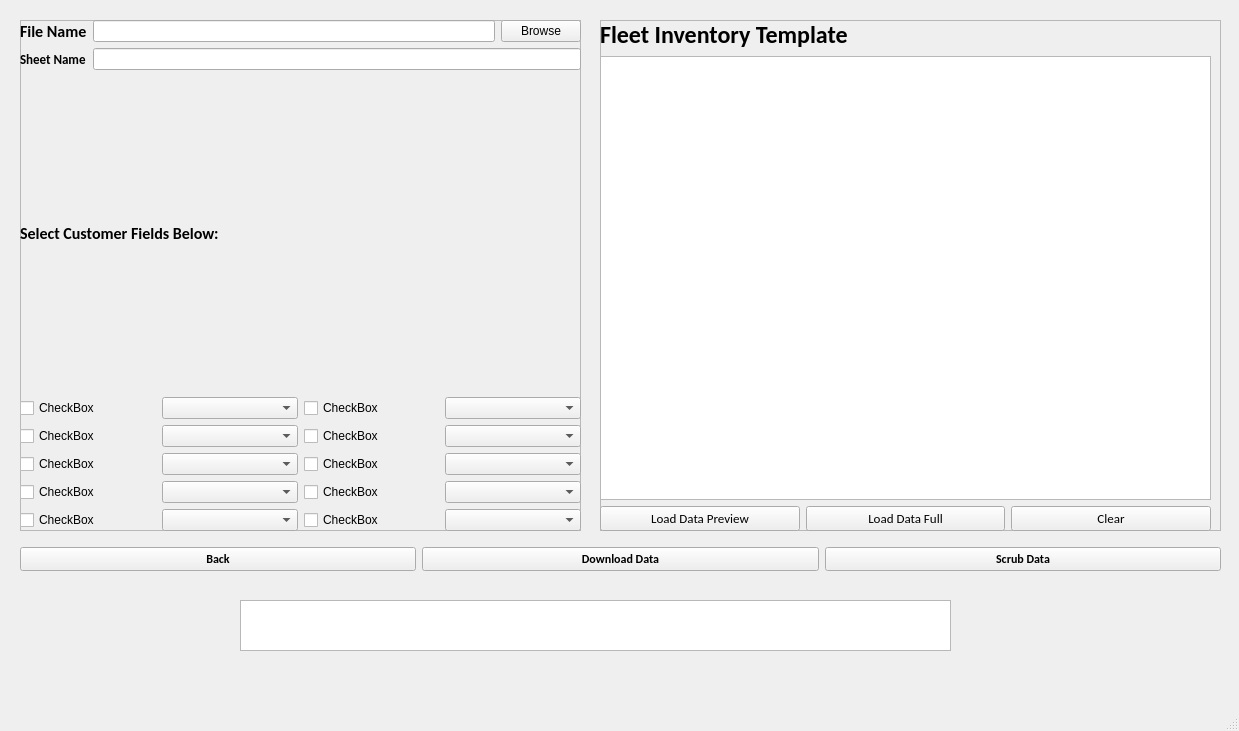
<?xml version="1.0" encoding="UTF-8"?>
<ui version="4.0">
 <class>MainWindow</class>
 <widget class="QMainWindow" name="MainWindow">
  <property name="geometry">
   <rect>
    <x>0</x>
    <y>0</y>
    <width>1239</width>
    <height>731</height>
   </rect>
  </property>
  <property name="windowTitle">
   <string>MainWindow</string>
  </property>
  <widget class="QWidget" name="centralwidget">
   <widget class="QFrame" name="frame_5">
    <property name="geometry">
     <rect>
      <x>600</x>
      <y>20</y>
      <width>621</width>
      <height>511</height>
     </rect>
    </property>
    <property name="frameShape">
     <enum>QFrame::StyledPanel</enum>
    </property>
    <property name="frameShadow">
     <enum>QFrame::Raised</enum>
    </property>
    <widget class="QWidget" name="">
     <property name="geometry">
      <rect>
       <x>0</x>
       <y>0</y>
       <width>611</width>
       <height>511</height>
      </rect>
     </property>
     <layout class="QGridLayout" name="gridLayout_7">
      <item row="0" column="0">
       <widget class="QLabel" name="label_3">
        <property name="font">
         <font>
          <family>Calibri</family>
          <pointsize>18</pointsize>
          <weight>75</weight>
          <bold>true</bold>
         </font>
        </property>
        <property name="text">
         <string>Fleet Inventory Template</string>
        </property>
       </widget>
      </item>
      <item row="1" column="0">
       <widget class="QTableView" name="tableView_6">
        <property name="alternatingRowColors">
         <bool>true</bool>
        </property>
       </widget>
      </item>
      <item row="2" column="0">
       <layout class="QHBoxLayout" name="horizontalLayout_13">
        <item>
         <widget class="QPushButton" name="pushButton_16">
          <property name="font">
           <font>
            <family>Calibri</family>
            <pointsize>10</pointsize>
           </font>
          </property>
          <property name="text">
           <string>Load Data Preview</string>
          </property>
         </widget>
        </item>
        <item>
         <widget class="QPushButton" name="pushButton_17">
          <property name="font">
           <font>
            <family>Calibri</family>
            <pointsize>10</pointsize>
           </font>
          </property>
          <property name="text">
           <string>Load Data Full</string>
          </property>
         </widget>
        </item>
        <item>
         <widget class="QPushButton" name="backButton_9">
          <property name="font">
           <font>
            <family>Calibri</family>
            <pointsize>10</pointsize>
           </font>
          </property>
          <property name="text">
           <string>Clear</string>
          </property>
         </widget>
        </item>
       </layout>
      </item>
     </layout>
    </widget>
   </widget>
   <widget class="QFrame" name="frame_6">
    <property name="geometry">
     <rect>
      <x>20</x>
      <y>20</y>
      <width>561</width>
      <height>511</height>
     </rect>
    </property>
    <property name="frameShape">
     <enum>QFrame::StyledPanel</enum>
    </property>
    <property name="frameShadow">
     <enum>QFrame::Raised</enum>
    </property>
    <widget class="QWidget" name="">
     <property name="geometry">
      <rect>
       <x>0</x>
       <y>0</y>
       <width>561</width>
       <height>511</height>
      </rect>
     </property>
     <layout class="QGridLayout" name="gridLayout_6">
      <item row="0" column="0">
       <layout class="QGridLayout" name="gridLayout_3">
        <item row="0" column="0">
         <widget class="QLabel" name="label_9">
          <property name="font">
           <font>
            <family>Calibri</family>
            <pointsize>12</pointsize>
            <weight>75</weight>
            <bold>true</bold>
           </font>
          </property>
          <property name="text">
           <string>File Name</string>
          </property>
         </widget>
        </item>
        <item row="0" column="1">
         <widget class="QLineEdit" name="lineEdit_4"/>
        </item>
        <item row="0" column="2">
         <widget class="QPushButton" name="browseButton_3">
          <property name="text">
           <string>Browse</string>
          </property>
         </widget>
        </item>
        <item row="1" column="0">
         <widget class="QLabel" name="label_10">
          <property name="font">
           <font>
            <family>Calibri</family>
            <pointsize>10</pointsize>
            <weight>75</weight>
            <bold>true</bold>
           </font>
          </property>
          <property name="text">
           <string>Sheet Name</string>
          </property>
         </widget>
        </item>
        <item row="1" column="1" colspan="2">
         <widget class="QLineEdit" name="sheetNamelineEdit_3">
          <property name="text">
           <string/>
          </property>
         </widget>
        </item>
       </layout>
      </item>
      <item row="1" column="0">
       <widget class="QLabel" name="label">
        <property name="font">
         <font>
          <family>Calibri</family>
          <pointsize>12</pointsize>
          <weight>75</weight>
          <bold>true</bold>
         </font>
        </property>
        <property name="text">
         <string>Select Customer Fields Below:</string>
        </property>
       </widget>
      </item>
      <item row="2" column="0">
       <layout class="QGridLayout" name="gridLayout_5">
        <item row="0" column="0">
         <widget class="QCheckBox" name="checkBox">
          <property name="text">
           <string>CheckBox</string>
          </property>
         </widget>
        </item>
        <item row="0" column="1">
         <widget class="QComboBox" name="comboBox"/>
        </item>
        <item row="0" column="2">
         <widget class="QCheckBox" name="checkBox_2">
          <property name="text">
           <string>CheckBox</string>
          </property>
         </widget>
        </item>
        <item row="0" column="3">
         <widget class="QComboBox" name="comboBox_4"/>
        </item>
        <item row="1" column="0">
         <widget class="QCheckBox" name="checkBox_4">
          <property name="text">
           <string>CheckBox</string>
          </property>
         </widget>
        </item>
        <item row="1" column="1">
         <widget class="QComboBox" name="comboBox_2"/>
        </item>
        <item row="1" column="2">
         <widget class="QCheckBox" name="checkBox_5">
          <property name="text">
           <string>CheckBox</string>
          </property>
         </widget>
        </item>
        <item row="1" column="3">
         <widget class="QComboBox" name="comboBox_5"/>
        </item>
        <item row="2" column="0">
         <widget class="QCheckBox" name="checkBox_7">
          <property name="text">
           <string>CheckBox</string>
          </property>
         </widget>
        </item>
        <item row="2" column="1">
         <widget class="QComboBox" name="comboBox_3"/>
        </item>
        <item row="2" column="2">
         <widget class="QCheckBox" name="checkBox_8">
          <property name="text">
           <string>CheckBox</string>
          </property>
         </widget>
        </item>
        <item row="2" column="3">
         <widget class="QComboBox" name="comboBox_6"/>
        </item>
        <item row="3" column="0">
         <widget class="QCheckBox" name="checkBox_13">
          <property name="text">
           <string>CheckBox</string>
          </property>
         </widget>
        </item>
        <item row="3" column="1">
         <widget class="QComboBox" name="comboBox_13"/>
        </item>
        <item row="3" column="2">
         <widget class="QCheckBox" name="checkBox_14">
          <property name="text">
           <string>CheckBox</string>
          </property>
         </widget>
        </item>
        <item row="3" column="3">
         <widget class="QComboBox" name="comboBox_14"/>
        </item>
        <item row="4" column="0">
         <widget class="QCheckBox" name="checkBox_15">
          <property name="text">
           <string>CheckBox</string>
          </property>
         </widget>
        </item>
        <item row="4" column="1">
         <widget class="QComboBox" name="comboBox_15"/>
        </item>
        <item row="4" column="2">
         <widget class="QCheckBox" name="checkBox_16">
          <property name="text">
           <string>CheckBox</string>
          </property>
         </widget>
        </item>
        <item row="4" column="3">
         <widget class="QComboBox" name="comboBox_16"/>
        </item>
       </layout>
      </item>
     </layout>
    </widget>
   </widget>
   <widget class="QTextBrowser" name="textBrowser">
    <property name="geometry">
     <rect>
      <x>240</x>
      <y>600</y>
      <width>711</width>
      <height>51</height>
     </rect>
    </property>
   </widget>
   <widget class="QWidget" name="">
    <property name="geometry">
     <rect>
      <x>20</x>
      <y>539</y>
      <width>1201</width>
      <height>41</height>
     </rect>
    </property>
    <layout class="QHBoxLayout" name="horizontalLayout_14">
     <item>
      <widget class="QPushButton" name="pushButton">
       <property name="font">
        <font>
         <family>Calibri</family>
         <pointsize>9</pointsize>
         <weight>75</weight>
         <bold>true</bold>
        </font>
       </property>
       <property name="text">
        <string>Back</string>
       </property>
      </widget>
     </item>
     <item>
      <widget class="QPushButton" name="pushButton_2">
       <property name="font">
        <font>
         <family>Calibri</family>
         <pointsize>9</pointsize>
         <weight>75</weight>
         <bold>true</bold>
        </font>
       </property>
       <property name="text">
        <string>Download Data</string>
       </property>
      </widget>
     </item>
     <item>
      <widget class="QPushButton" name="pushButton_3">
       <property name="font">
        <font>
         <family>Calibri</family>
         <pointsize>9</pointsize>
         <weight>75</weight>
         <bold>true</bold>
        </font>
       </property>
       <property name="text">
        <string>Scrub Data</string>
       </property>
      </widget>
     </item>
    </layout>
   </widget>
  </widget>
  <widget class="QMenuBar" name="menubar">
   <property name="geometry">
    <rect>
     <x>0</x>
     <y>0</y>
     <width>1239</width>
     <height>26</height>
    </rect>
   </property>
  </widget>
  <widget class="QStatusBar" name="statusbar"/>
 </widget>
 <resources/>
 <connections/>
</ui>
